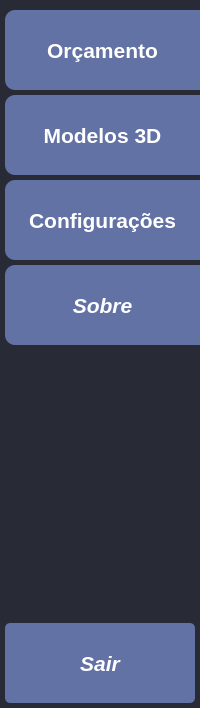
        <widget class="QFrame" name="frm_sideButtons">
         <property name="minimumSize">
          <size>
           <width>200</width>
           <height>708</height>
          </size>
         </property>
         <property name="maximumSize">
          <size>
           <width>200</width>
           <height>16777215</height>
          </size>
         </property>
         <property name="styleSheet">
          <string notr="true">background-color: #282a36;</string>
         </property>
         <property name="frameShape">
          <enum>QFrame::NoFrame</enum>
         </property>
         <property name="frameShadow">
          <enum>QFrame::Raised</enum>
         </property>
         <property name="lineWidth">
          <number>0</number>
         </property>
         <layout class="QVBoxLayout" name="verticalLayout">
          <property name="spacing">
           <number>0</number>
          </property>
          <property name="leftMargin">
           <number>0</number>
          </property>
          <property name="topMargin">
           <number>0</number>
          </property>
          <property name="rightMargin">
           <number>0</number>
          </property>
          <property name="bottomMargin">
           <number>0</number>
          </property>
          <item alignment="Qt::AlignTop">
           <widget class="QFrame" name="frm_ButtonsMain">
            <property name="frameShape">
             <enum>QFrame::NoFrame</enum>
            </property>
            <property name="frameShadow">
             <enum>QFrame::Raised</enum>
            </property>
            <property name="lineWidth">
             <number>0</number>
            </property>
            <layout class="QVBoxLayout" name="verticalLayout_2">
             <property name="spacing">
              <number>5</number>
             </property>
             <property name="leftMargin">
              <number>5</number>
             </property>
             <property name="topMargin">
              <number>10</number>
             </property>
             <property name="rightMargin">
              <number>0</number>
             </property>
             <property name="bottomMargin">
              <number>0</number>
             </property>
             <item>
              <widget class="QPushButton" name="btn_Orcamento">
               <property name="minimumSize">
                <size>
                 <width>0</width>
                 <height>80</height>
                </size>
               </property>
               <property name="font">
                <font>
                 <pointsize>16</pointsize>
                 <bold>true</bold>
                </font>
               </property>
               <property name="styleSheet">
                <string notr="true">QPushButton{

color: white;
background-color: #6272a4;
border-top-left-radius: 10px;
border-bottom-left-radius: 10px;
}

QPushButton:hover{
background-color: #ff79c6;
color:#282a36;

}

QPushButton:Pressed{
background-color: rgb(255, 74, 179);
color:#44475a;
}</string>
               </property>
               <property name="text">
                <string>Orçamento</string>
               </property>
              </widget>
             </item>
             <item>
              <widget class="QPushButton" name="btn_Modelos3D">
               <property name="minimumSize">
                <size>
                 <width>0</width>
                 <height>80</height>
                </size>
               </property>
               <property name="font">
                <font>
                 <pointsize>16</pointsize>
                 <bold>true</bold>
                </font>
               </property>
               <property name="styleSheet">
                <string notr="true">QPushButton{

color: white;
background-color: #6272a4;
border-top-left-radius: 10px;
border-bottom-left-radius: 10px;
}

QPushButton:hover{
background-color: #ff79c6;
color:#282a36;

}

QPushButton:Pressed{
background-color: rgb(255, 74, 179);
color:#44475a;
}</string>
               </property>
               <property name="text">
                <string>Modelos 3D</string>
               </property>
              </widget>
             </item>
             <item>
              <widget class="QPushButton" name="btn_Configuracoes">
               <property name="minimumSize">
                <size>
                 <width>0</width>
                 <height>80</height>
                </size>
               </property>
               <property name="font">
                <font>
                 <pointsize>16</pointsize>
                 <bold>true</bold>
                </font>
               </property>
               <property name="styleSheet">
                <string notr="true">QPushButton{

color: white;
background-color: #6272a4;
border-top-left-radius: 10px;
border-bottom-left-radius: 10px;
}

QPushButton:hover{
background-color: #ff79c6;
color:#282a36;

}

QPushButton:Pressed{
background-color: rgb(255, 74, 179);
color:#44475a;
}</string>
               </property>
               <property name="text">
                <string>Configurações</string>
               </property>
               <property name="flat">
                <bool>false</bool>
               </property>
              </widget>
             </item>
             <item>
              <widget class="QPushButton" name="btn_Sobre">
               <property name="minimumSize">
                <size>
                 <width>0</width>
                 <height>80</height>
                </size>
               </property>
               <property name="font">
                <font>
                 <pointsize>16</pointsize>
                 <italic>true</italic>
                 <bold>true</bold>
                </font>
               </property>
               <property name="styleSheet">
                <string notr="true">QPushButton{

color: white;
background-color: #6272a4;
border-top-left-radius: 10px;
border-bottom-left-radius: 10px;
}

QPushButton:hover{
background-color: #ff79c6;
color:#282a36;

}

QPushButton:Pressed{
background-color: rgb(255, 74, 179);
color:#44475a;
}</string>
               </property>
               <property name="text">
                <string>Sobre</string>
               </property>
              </widget>
             </item>
            </layout>
           </widget>
          </item>
          <item>
           <widget class="QFrame" name="frm_Secundario">
            <property name="sizePolicy">
             <sizepolicy hsizetype="Preferred" vsizetype="Fixed">
              <horstretch>0</horstretch>
              <verstretch>0</verstretch>
             </sizepolicy>
            </property>
            <property name="frameShape">
             <enum>QFrame::NoFrame</enum>
            </property>
            <property name="frameShadow">
             <enum>QFrame::Raised</enum>
            </property>
            <layout class="QVBoxLayout" name="verticalLayout_3">
             <property name="spacing">
              <number>0</number>
             </property>
             <property name="leftMargin">
              <number>5</number>
             </property>
             <property name="topMargin">
              <number>5</number>
             </property>
             <property name="rightMargin">
              <number>5</number>
             </property>
             <property name="bottomMargin">
              <number>5</number>
             </property>
             <item>
              <widget class="QPushButton" name="btn_Sair">
               <property name="sizePolicy">
                <sizepolicy hsizetype="Expanding" vsizetype="Expanding">
                 <horstretch>0</horstretch>
                 <verstretch>0</verstretch>
                </sizepolicy>
               </property>
               <property name="minimumSize">
                <size>
                 <width>0</width>
                 <height>80</height>
                </size>
               </property>
               <property name="font">
                <font>
                 <pointsize>16</pointsize>
                 <italic>true</italic>
                 <bold>true</bold>
                </font>
               </property>
               <property name="styleSheet">
                <string notr="true">QPushButton{
background-color: #6272a4;
	border: 0px solid;
	border-radius: 5px;
	color: white;

}

QPushButton:hover{
background-color: #EE6352;
color:black;
}

QPushButton:Pressed{
background-color: #EE3312;
}</string>
               </property>
               <property name="text">
                <string>Sair</string>
               </property>
              </widget>
             </item>
            </layout>
           </widget>
          </item>
         </layout>
        </widget>
